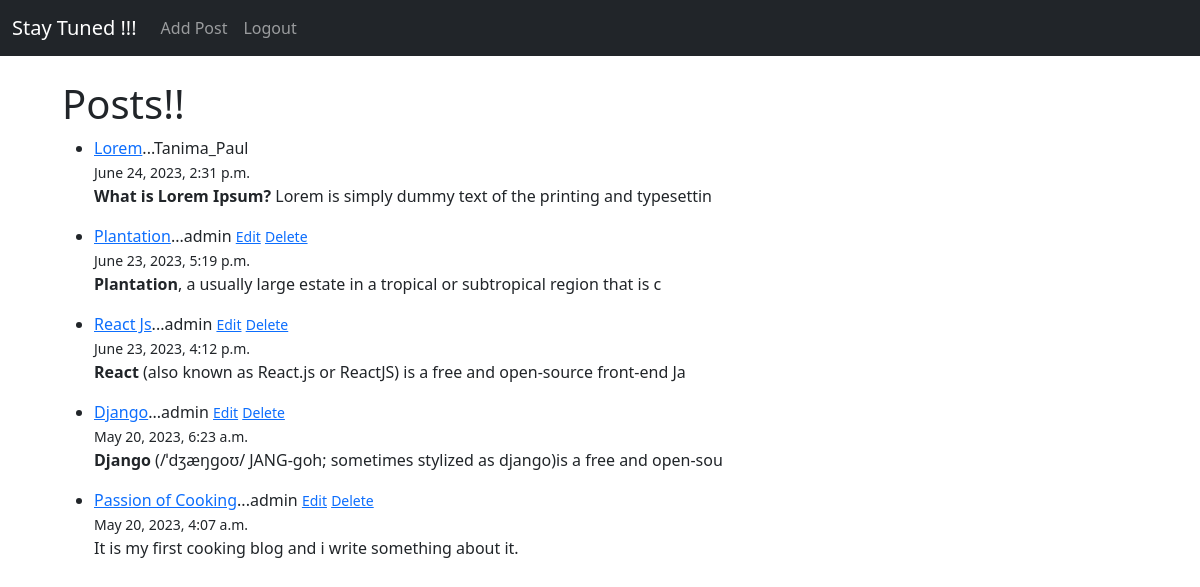
The app's page / (signed in) with its own data.
### blog/models.py (models this page shows, shortened)
class Post(models.Model):
    title=models.CharField(max_length=100)
    title_tag=models.CharField(max_length=255)
    author= models.ForeignKey(User,on_delete=models.CASCADE)
    body= models.TextField()
    created_at=models.DateTimeField(default=datetime.now,blank=True)

### blog/views.py (the view)
# urls.py: path('',HomeView.as_view(),name='home'),
class HomeView(ListView):
    model=Post
    template_name= 'home.html'

### templates/home.html (shortened to what this page needs)
{%extends 'base.html' %}
{% block content %}
<h1>Posts!!</h1>
<ul>
{% for post in object_list reversed%}
    <li><a href="{% url 'article-detail' post.pk %}">
    {{post.title}}</a>...{{post.author}}{{post.author.first_name}}
    {%if user.is_authenticated %}
        {% if user.id == post.author.id%}
            <small> <a href="{% url 'update_post' post.pk %}">Edit</a></small>
            <small> <a href="{% url 'delete_post' post.pk %}">Delete</a>
        {% endif %}
    {% endif %}
    </small><br/>
    <small>{{post.created_at}}</small><br/>
    {{post.body| slice:":100"|safe}}
    </li>
{%endfor%}
</ul>
{% endblock  %}

### records on screen
Post: title "Lorem", author "Tanima_Paul", created_at "June 24, 2023, 2:31 p.m.", body "What is Lorem Ipsum? Lorem is simply dummy text of the printing and typesettin"
Post: title "Plantation", author "admin", shows "Edit", created_at "June 23, 2023, 5:19 p.m.", body "Plantation , a usually large estate in a tropical or subtropical region that is c"
Post: title "React Js", author "admin", shows "Edit", created_at "June 23, 2023, 4:12 p.m.", body "React (also known as React.js or ReactJS) is a free and open-source front-end Ja"
Post: title "Django", author "admin", shows "Edit", created_at "May 20, 2023, 6:23 a.m.", body "Django (/ˈdʒæŋɡoʊ/ JANG-goh; sometimes stylized as django)is a free and open-sou"
Post: title "Passion of Cooking", author "admin", shows "Edit", created_at "May 20, 2023, 4:07 a.m.", body "It is my first cooking blog and i write something about it."
